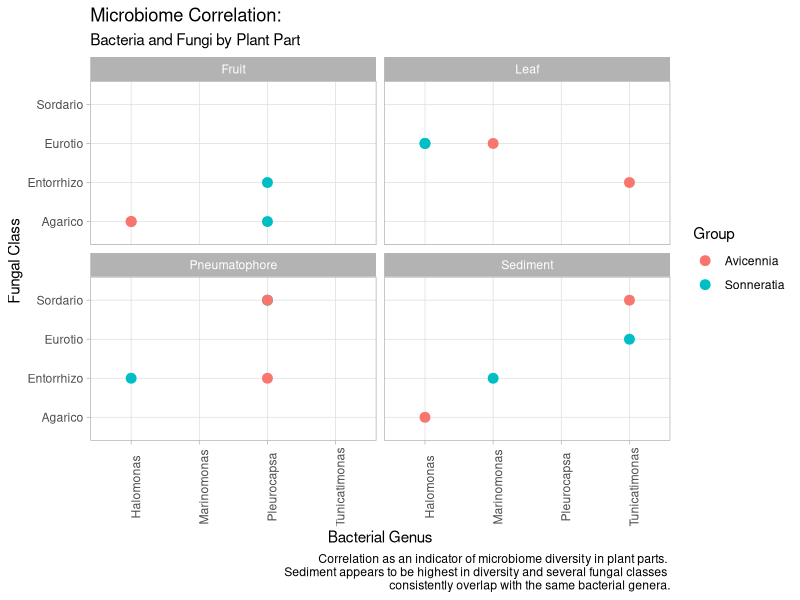

Reproduce this figure in R.
library(tidyverse)

# this set of functions creates the concatenations that will constitute my fake data set
F_Class <- c("Agarico", "Entorrhizo", "Eurotio", "Eurotio", "Entorrhizo", "Sordario", "Agarico", "Sordario", "Eurotio", "Agarico", "Agarico", "Entorrhizo", "Entorrhizo", "Sordario", "Entorrhizo", "Eurotio")
B_Genus <- c("Pleurocapsa", "Marinomonas", "Halomonas", "Tunicatimonas", "Halomonas", "Tunicatimonas", "Halomonas", "Pleurocapsa", "Halomonas", "Halomonas", "Halomonas", "Tunicatimonas", "Pleurocapsa", "Pleurocapsa")
Plant_Part <- c("Fruit", "Sediment", "Leaf", "Sediment", "Pneumatophore", "Sediment", "Sediment", "Pneumatophore", "Leaf", "Fruit", "Fruit", "Leaf", "Pneumatophore", "Pneumatophore", "Fruit", "Leaf")
Group <- c("Sonneratia", "Sonneratia", "Sonneratia", "Sonneratia", "Sonneratia", "Avicennia", "Avicennia", "Sonneratia", "Sonneratia", "Avicennia", "Avicennia", "Avicennia", "Avicennia", "Avicennia", "Sonneratia", "Avicennia")

# fakdat is the new of my fake data set, using cbind() and data.frame()
fakdat <- data.frame(cbind(F_Class, B_Genus, Plant_Part, Group))

# having 3 categorical variables to correlate has been challenging to represent well... 
# boxplots weren't helping, scatterplots didn't make much sense, bubble charts used 3+ if they were numerical, 
# pairwaise scatterplots and stacked bar plots (like in Lee et al.) used at least one numerical variable.
# this ggplot utilizes geom_point() and separates into 4 graphs by plant part with intersections representing the presence of fungi & bacteria
ggplot(fakdat, mapping = aes(x=B_Genus, y=F_Class, color = Group)) +
  geom_point(size = 3) +
  facet_wrap(~Plant_Part) +
  labs(subtitle="Bacteria and Fungi by Plant Part",
       caption = "Correlation as an indicator of microbiome diversity in plant parts. \nSediment appears to be highest in diversity and several fungal classes \nconsistently overlap with the same bacterial genera.",
       x="Bacterial Genus",
       y="Fungal Class",
       title="Microbiome Correlation:") +
  theme_light() +
  theme(axis.text.x = element_text(angle = 90))

# this function exports the fake data to a csv file. I removed the full file path, so it should work on any computer.
write.csv(fakdat, "fake_data.csv", row.names = FALSE)
